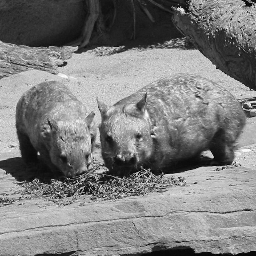
%> input picture DIP/Images/wombats.tif, 256 x 256 px
$ octave A08_filter2.m   (GNU Octave 9; MATLAB toolbox functions it lacks are replaced by stand-ins)
%> lines starting %> are read from the running program, lines starting %| are printed output that depends on the picture
%
% Purpose: filter2() example
%   figure 1: original
%   figure 2: small filter
%   figure 3: big filter
%   figure 4: big filter + mirroring
%
clear; clc;
%
%   figure 1: original
%
myImage = '../../Images/wombats.tif';
img=imread(myImage);
%> img is the input picture: size 256x256 uint8; min 0, max 254, mean 126.3
subplot(2,2,1);
imshow(img); % image show
subplot(2,2,2);
imhist(img); axis tight; %axis tight = display complete data on axis

%
%   figure 2: small filter
%
smallFilter = ones(9,9)/81;
newImg = uint8(filter2(smallFilter, img));
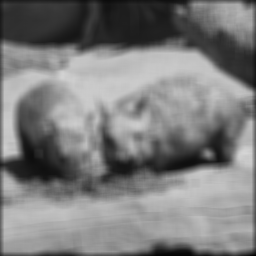
%> newImg: size 256x256 uint8; min 3, max 213, mean 124.5
subplot(2,2,3);
imshow(newImg); % image show
subplot(2,2,4);
imhist(newImg); axis tight; %axis tight = display complete data on axis
%> after `axis tight`:
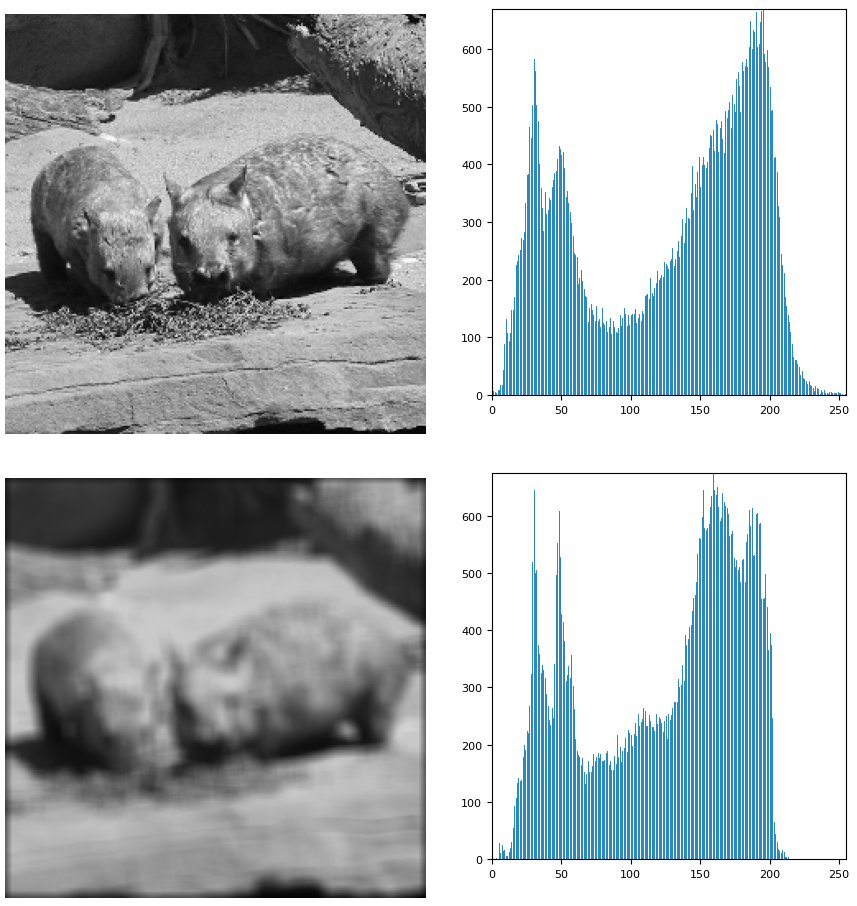
%> figure redrawn from the program's plot data, 4 panels

%
%   figure 3: big filter
%
bigFilter = ones(25,25)/625;
newImg = uint8(filter2(bigFilter, img));
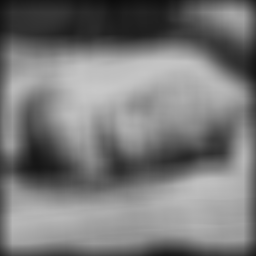
%> newImg: size 256x256 uint8; min 13, max 200, mean 120.8
figure
subplot(2,2,1);
imshow(newImg); % image show
subplot(2,2,2);
imhist(newImg); axis tight; %axis tight = display complete data on axis

%
%   figure 4: big filter + mirroring
%
wr = 12; % 25/2, integer part = 12
wc = 12; % 25/2, integer part = 12
mirrorImg = [img(wr:-1:1,:); img; img(end:-1:end-(wr-1), :)];
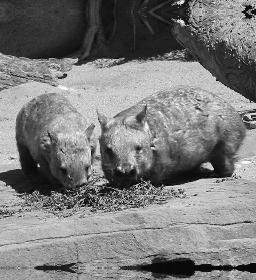
%> mirrorImg: size 280x256 uint8; min 0, max 254, mean 123.4
mirrorImg = [mirrorImg(:,wc:-1:1), mirrorImg, mirrorImg(:, end:-1:end-(wc-1))];
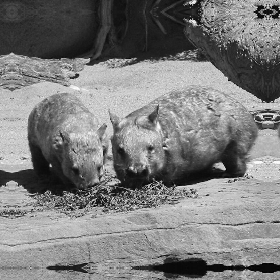
%> mirrorImg: size 280x280 uint8; min 0, max 254, mean 124.8
bigFilter = ones(25,25)/625;
newImg = uint8(filter2(bigFilter, mirrorImg, 'valid'));
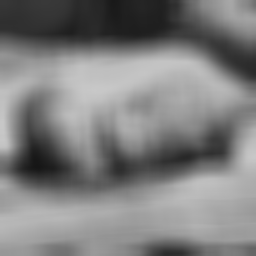
%> newImg: size 256x256 uint8; min 22, max 200, mean 126.3
subplot(2,2,3);
imshow(newImg); % image show
subplot(2,2,4);
imhist(newImg); axis tight; %axis tight = display complete data on axis
%> after `axis tight`:
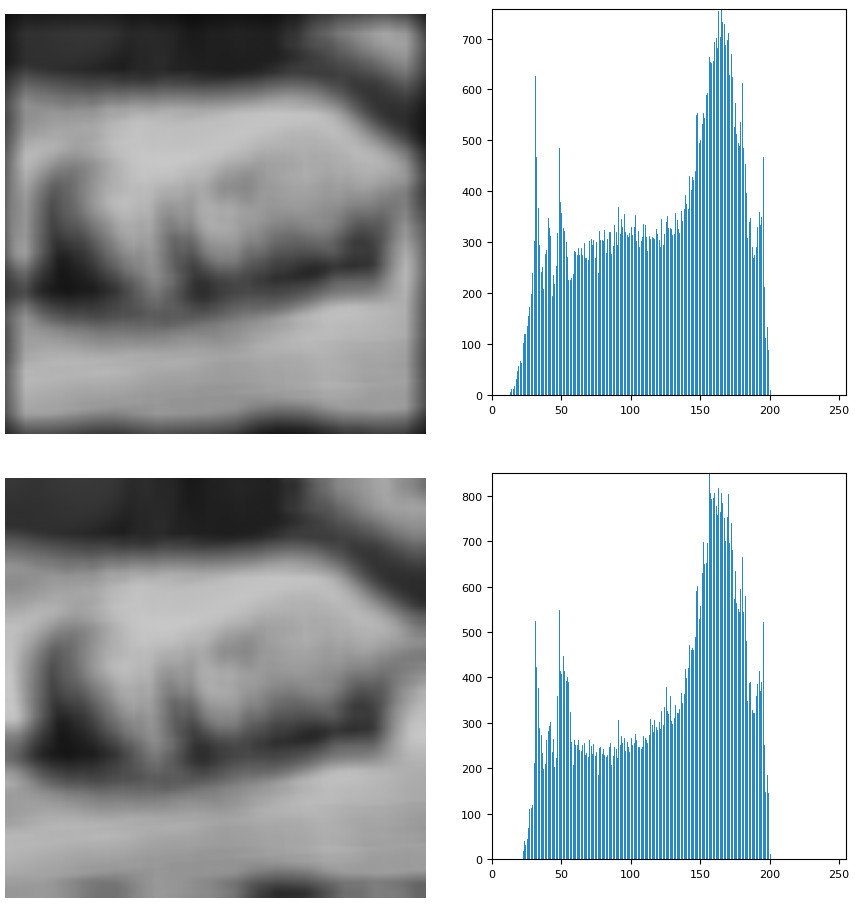
%> figure redrawn from the program's plot data, 4 panels

$ run again, with DIP/Images/blocks.tif copied over DIP/Images/wombats.tif
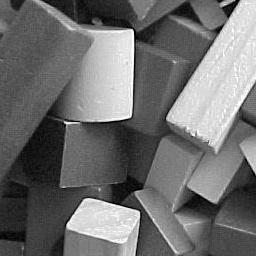
%> input picture DIP/Images/blocks.tif, 256 x 256 px
%> img is the input picture: size 256x256 uint8; min 0, max 255, mean 110.3
%> `mirrorImg = [img(wr:-1:1,:); img; img(end:-1:end-(wr-1), :)];`:
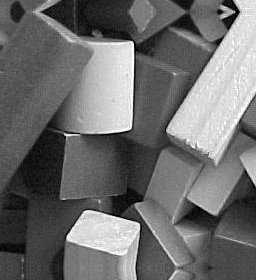
%> mirrorImg: size 280x256 uint8; min 0, max 255, mean 108.5
%> `axis tight`:
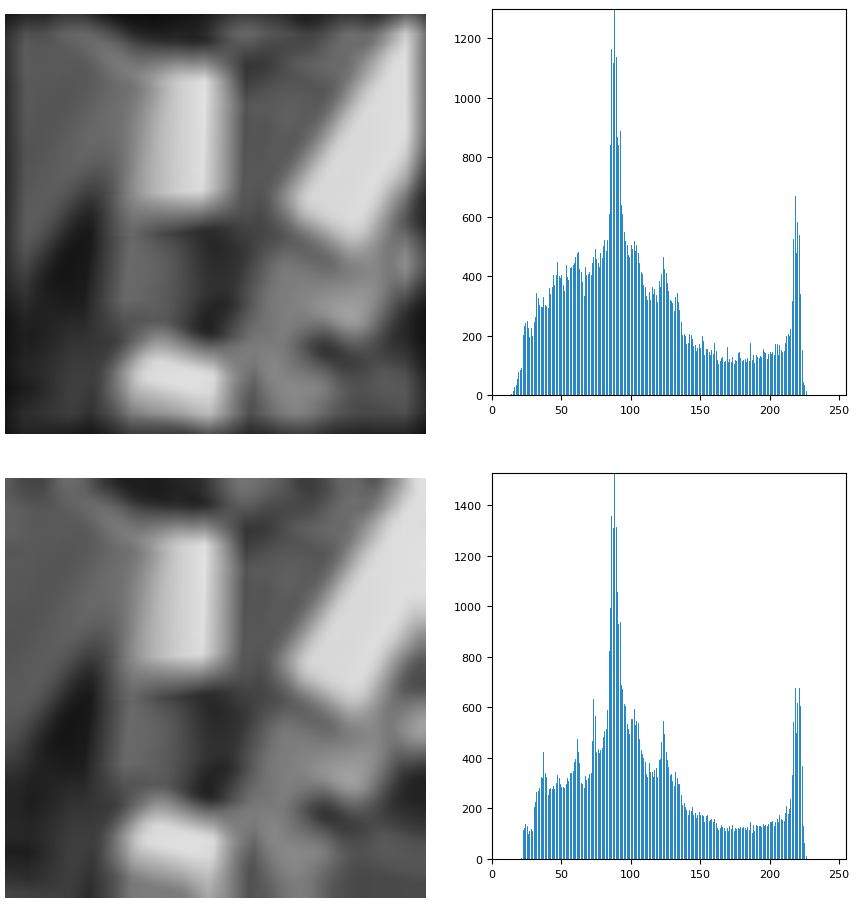
%> figure redrawn from the program's plot data, 4 panels

$ run again, with DIP/Images/cameraman.tif copied over DIP/Images/wombats.tif
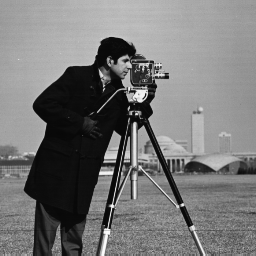
%> input picture DIP/Images/cameraman.tif, 256 x 256 px
%> img is the input picture: size 256x256 uint8; min 7, max 253, mean 118.7
%> `mirrorImg = [img(wr:-1:1,:); img; img(end:-1:end-(wr-1), :)];`:
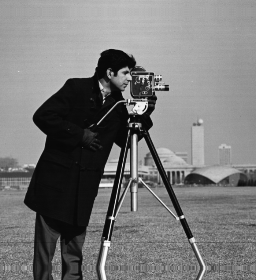
%> mirrorImg: size 280x256 uint8; min 7, max 253, mean 120.6
%> `axis tight`:
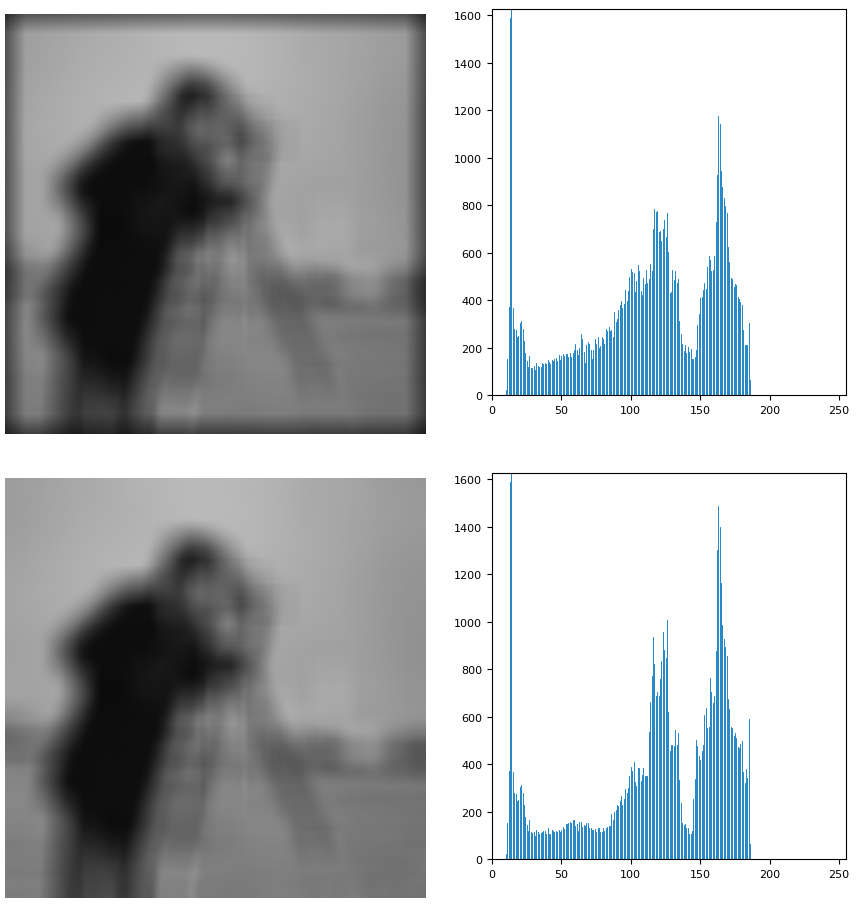
%> figure redrawn from the program's plot data, 4 panels
